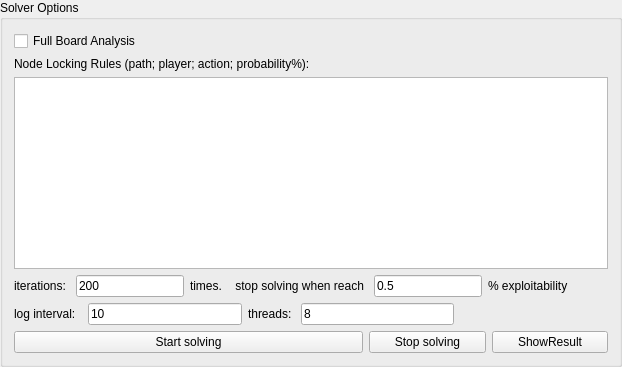
         <widget class="QGroupBox" name="groupBox_7">
          <property name="title">
           <string>Solver Options</string>
          </property>
          <layout class="QVBoxLayout" name="verticalLayout_16">
           <item>
            <widget class="QCheckBox" name="fullBoardAnalysisCheck">
             <property name="text">
              <string>Full Board Analysis</string>
             </property>
            </widget>
           </item>
           <item>
            <widget class="QLabel" name="label_20">
             <property name="text">
              <string>Node Locking Rules (path; player; action; probability%):</string>
             </property>
            </widget>
           </item>
           <item>
            <widget class="QPlainTextEdit" name="nodeLockingText"/>
           </item>
           <item>
            <layout class="QHBoxLayout" name="horizontalLayout_22">
             <item>
              <widget class="QLabel" name="label_18">
               <property name="text">
                <string>iterations: </string>
               </property>
              </widget>
             </item>
             <item>
              <widget class="QLineEdit" name="iterationText">
               <property name="text">
                <string>200</string>
               </property>
              </widget>
             </item>
             <item>
              <widget class="QLabel" name="label_19">
               <property name="text">
                <string>times.    stop solving when reach </string>
               </property>
              </widget>
             </item>
             <item>
              <widget class="QLineEdit" name="exploitabilityText">
               <property name="text">
                <string>0.5</string>
               </property>
              </widget>
             </item>
             <item>
              <widget class="QLabel" name="label_72">
               <property name="text">
                <string>% exploitability</string>
               </property>
              </widget>
             </item>
             <item>
              <spacer name="horizontalSpacer_2">
               <property name="orientation">
                <enum>Qt::Horizontal</enum>
               </property>
               <property name="sizeHint" stdset="0">
                <size>
                 <width>40</width>
                 <height>20</height>
                </size>
               </property>
              </spacer>
             </item>
            </layout>
           </item>
           <item>
            <layout class="QHBoxLayout" name="horizontalLayout_51">
             <item>
              <widget class="QLabel" name="label_73">
               <property name="text">
                <string>log interval:  </string>
               </property>
              </widget>
             </item>
             <item>
              <widget class="QLineEdit" name="logIntervalText">
               <property name="text">
                <string>10</string>
               </property>
              </widget>
             </item>
             <item>
              <widget class="QLabel" name="label_74">
               <property name="text">
                <string>threads: </string>
               </property>
              </widget>
             </item>
             <item>
              <widget class="QLineEdit" name="threadsText">
               <property name="text">
                <string>8</string>
               </property>
              </widget>
             </item>
             <item>
              <spacer name="horizontalSpacer">
               <property name="orientation">
                <enum>Qt::Horizontal</enum>
               </property>
               <property name="sizeHint" stdset="0">
                <size>
                 <width>40</width>
                 <height>20</height>
                </size>
               </property>
              </spacer>
             </item>
            </layout>
           </item>
           <item>
            <layout class="QHBoxLayout" name="horizontalLayout" stretch="6,2,2">
             <item>
              <widget class="QPushButton" name="buttomSolve">
               <property name="sizePolicy">
                <sizepolicy hsizetype="Minimum" vsizetype="Maximum">
                 <horstretch>0</horstretch>
                 <verstretch>0</verstretch>
                </sizepolicy>
               </property>
               <property name="text">
                <string>Start solving</string>
               </property>
              </widget>
             </item>
             <item>
              <widget class="QPushButton" name="stopSolvingButton">
               <property name="sizePolicy">
                <sizepolicy hsizetype="Minimum" vsizetype="Maximum">
                 <horstretch>0</horstretch>
                 <verstretch>0</verstretch>
                </sizepolicy>
               </property>
               <property name="text">
                <string>Stop solving</string>
               </property>
              </widget>
             </item>
             <item>
              <widget class="QPushButton" name="showResultButton">
               <property name="sizePolicy">
                <sizepolicy hsizetype="Minimum" vsizetype="Maximum">
                 <horstretch>0</horstretch>
                 <verstretch>0</verstretch>
                </sizepolicy>
               </property>
               <property name="text">
                <string>ShowResult</string>
               </property>
              </widget>
             </item>
            </layout>
           </item>
          </layout>
         </widget>
